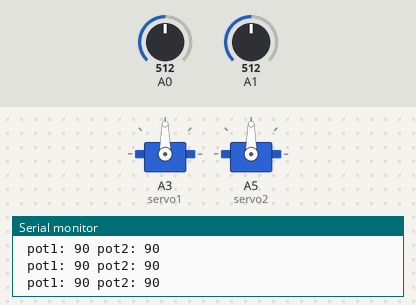
Recording of a sketch running on a simulated Arduino Uno, built with avr-gcc and run on an emulated ATmega328P. Parts: 2 × servo, the last lines printed to the serial monitor. The test bench sets the inputs (shaded band); at power-on: A0 = 512, A1 = 512.

Above: at 1.2 s.
1.3 s: A0 set to 554
At 2.1 s:
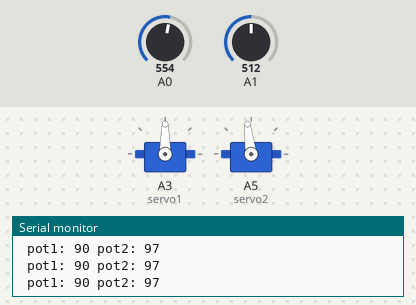
4.3 s: A0 set to 581
At 5.5 s:
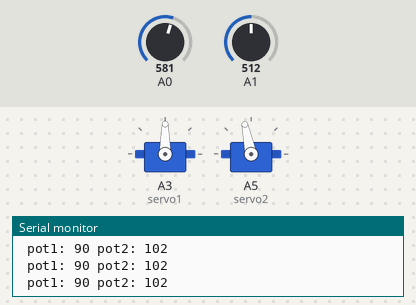
5.8 s: A1 set to 553
At 6.8 s:
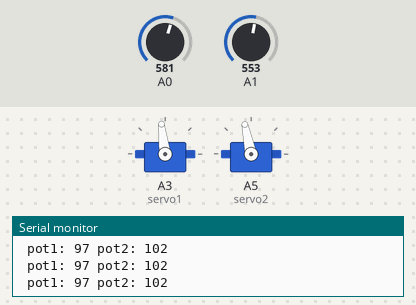
8.8 s: A1 set to 576
At 10.0 s:
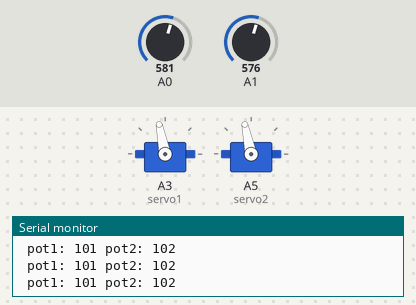
10.3 s: A0 set to 511
At 11.5 s:
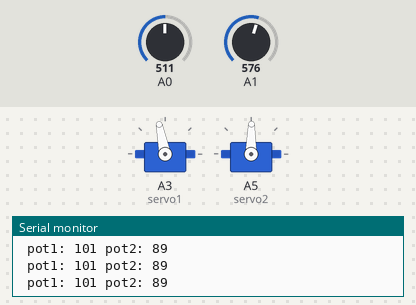
11.8 s: A1 set to 0
At 12.8 s:
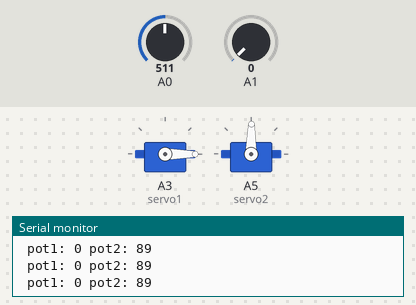
Timing chart, 0 to 14.3 s (numbered marks = the images above; inputs shaded):
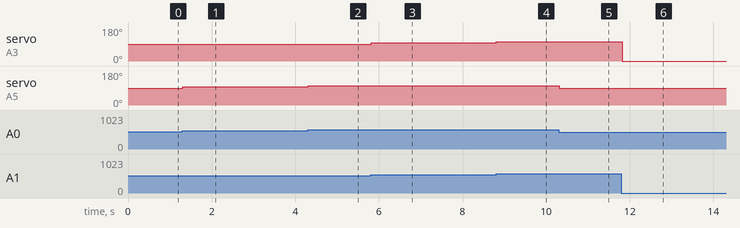

Measured:
- after the input at 1.3 s, servo on A5 (servo2): 90° → 97° at once
- after the input at 4.3 s, servo on A5 (servo2): 97° → 102° at once
- after the input at 5.8 s, servo on A3 (servo1): 90° → 97° at once
- after the input at 8.8 s, servo on A3 (servo1): 97° → 101° at once
- after the input at 10.3 s, servo on A5 (servo2): 102° → 89° at once
- after the input at 11.8 s, servo on A3 (servo1): 101° → 0° at once

The sketch:

Servos2Pots.ino
```cpp
#include <Servo.h>

Servo servo1;
Servo servo2;

void setup() {
  Serial.begin(9600);      // open the serial port at 9600 bps:
  servo1.attach(A3);
  servo2.attach(A5);
}

void loop() {
  int pot1 = map(analogRead(1), 0, 1023, 0, 180);
  int pot2 = map(analogRead(0), 0, 1023, 0, 180);
servo1.write(pot1);
servo2.write(pot2);
Serial.print(" pot1: ");
Serial.print(pot1);
Serial.print(" pot2: ");
Serial.println(pot2);
delay(20);

}

int getPotState(int pin) {
  //read the pin state
  Serial.print("Reading Pin ");
  Serial.print(pin);
  return analogRead(pin);
}
```
